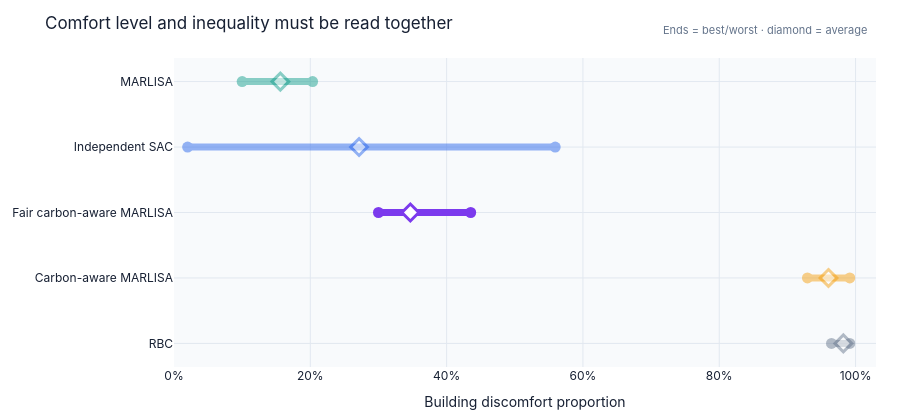

The notebook cell this image was saved under:
### Code cell
def comfort_range_figure(summary: pd.DataFrame, focus: str) -> go.Figure:
    """Best-to-worst comfort ranges with average markers."""
    frame = summary.sort_values("average_discomfort", ascending=False)
    fig = go.Figure()
    for row in frame.itertuples(index=False):
        opacity = 1.0 if row.model == focus else 0.48
        fig.add_trace(
            go.Scatter(
                x=[row.best_discomfort, row.worst_discomfort],
                y=[row.controller, row.controller],
                mode="lines+markers",
                line=dict(color=row.color, width=7),
                marker=dict(color=row.color, size=11),
                opacity=opacity,
                hovertemplate="%{y}<br>%{x:.1%}<extra></extra>",
                showlegend=False,
            )
        )
        fig.add_trace(
            go.Scatter(
                x=[row.average_discomfort],
                y=[row.controller],
                mode="markers",
                marker=dict(
                    color="#FFFFFF",
                    line=dict(color=row.color, width=3),
                    size=13,
                    symbol="diamond",
                ),
                opacity=opacity,
                hovertemplate=(
                    f"{row.controller}<br>Average: "
                    "%{x:.1%}<extra></extra>"
                ),
                showlegend=False,
            )
        )
    fig.add_annotation(
        x=0.99,
        y=1.12,
        xref="paper",
        yref="paper",
        text="Ends = best/worst · diamond = average",
        showarrow=False,
        font=dict(size=11, color="#64748B"),
    )
    fig.update_layout(title="Comfort level and inequality must be read together")
    fig.update_xaxes(
        title="Building discomfort proportion",
        range=[0, 1.03],
        tickformat=".0%",
    )
    fig.update_yaxes(title=None)
    return _base_layout(fig, height=420)

comfort_range_figure_output = comfort_range_figure(summary, focus="fair_carbon_aware_marlisa")
comfort_range_figure_output

### Figure 1 — Plotly figure (JSON) as saved in the notebook; plotly's stock layout.template omitted (floating-point values rounded to 4 significant figures)
{"data": [{"hovertemplate": "%{y}<br>%{x:.1%}<extra></extra>", "line": {"color": "#64748B", "width": 7}, "marker": {"color": "#64748B", "size": 11}, "mode": "lines+markers", "opacity": 0.48, "showlegend": false, "type": "scatter", "x": [0.9647, 0.9915], "y": ["RBC", "RBC"]}, {"hovertemplate": "RBC<br>Average: %{x:.1%}<extra></extra>", "marker": {"color": "#FFFFFF", "line": {"color": "#64748B", "width": 3}, "size": 13, "symbol": "diamond"}, "mode": "markers", "opacity": 0.48, "showlegend": false, "type": "scatter", "x": [0.9821], "y": ["RBC"]}, {"hovertemplate": "%{y}<br>%{x:.1%}<extra></extra>", "line": {"color": "#F59E0B", "width": 7}, "marker": {"color": "#F59E0B", "size": 11}, "mode": "lines+markers", "opacity": 0.48, "showlegend": false, "type": "scatter", "x": [0.9294, 0.9915], "y": ["Carbon-aware MARLISA", "Carbon-aware MARLISA"]}, {"hovertemplate": "Carbon-aware MARLISA<br>Average: %{x:.1%}<extra></extra>", "marker": {"color": "#FFFFFF", "line": {"color": "#F59E0B", "width": 3}, "size": 13, "symbol": "diamond"}, "mode": "markers", "opacity": 0.48, "showlegend": false, "type": "scatter", "x": [0.9603], "y": ["Carbon-aware MARLISA"]}, {"hovertemplate": "%{y}<br>%{x:.1%}<extra></extra>", "line": {"color": "#7C3AED", "width": 7}, "marker": {"color": "#7C3AED", "size": 11}, "mode": "lines+markers", "opacity": 1.0, "showlegend": false, "type": "scatter", "x": [0.3, 0.4353], "y": ["Fair carbon-aware MARLISA", "Fair carbon-aware MARLISA"]}, {"hovertemplate": "Fair carbon-aware MARLISA<br>Average: %{x:.1%}<extra></extra>", "marker": {"color": "#FFFFFF", "line": {"color": "#7C3AED", "width": 3}, "size": 13, "symbol": "diamond"}, "mode": "markers", "opacity": 1.0, "showlegend": false, "type": "scatter", "x": [0.3468], "y": ["Fair carbon-aware MARLISA"]}, {"hovertemplate": "%{y}<br>%{x:.1%}<extra></extra>", "line": {"color": "#2563EB", "width": 7}, "marker": {"color": "#2563EB", "size": 11}, "mode": "lines+markers", "opacity": 0.48, "showlegend": false, "type": "scatter", "x": [0.02, 0.5593], "y": ["Independent SAC", "Independent SAC"]}, {"hovertemplate": "Independent SAC<br>Average: %{x:.1%}<extra></extra>", "marker": {"color": "#FFFFFF", "line": {"color": "#2563EB", "width": 3}, "size": 13, "symbol": "diamond"}, "mode": "markers", "opacity": 0.48, "showlegend": false, "type": "scatter", "x": [0.2715], "y": ["Independent SAC"]}, {"hovertemplate": "%{y}<br>%{x:.1%}<extra></extra>", "line": {"color": "#0F9D8A", "width": 7}, "marker": {"color": "#0F9D8A", "size": 11}, "mode": "lines+markers", "opacity": 0.48, "showlegend": false, "type": "scatter", "x": [0.1, 0.2034], "y": ["MARLISA", "MARLISA"]}, {"hovertemplate": "MARLISA<br>Average: %{x:.1%}<extra></extra>", "marker": {"color": "#FFFFFF", "line": {"color": "#0F9D8A", "width": 3}, "size": 13, "symbol": "diamond"}, "mode": "markers", "opacity": 0.48, "showlegend": false, "type": "scatter", "x": [0.156], "y": ["MARLISA"]}], "layout": {"annotations": [{"font": {"color": "#64748B", "size": 11}, "showarrow": false, "text": "Ends = best/worst · diamond = average", "x": 0.99, "xref": "paper", "y": 1.12, "yref": "paper"}], "font": {"color": "#172033", "family": "Inter, Arial, sans-serif"}, "height": 420, "hoverlabel": {"bgcolor": "#172033", "font": {"color": "#FFFFFF"}}, "legend": {"orientation": "h", "x": 0, "y": 1.02, "yanchor": "bottom"}, "margin": {"b": 50, "l": 54, "r": 24, "t": 58}, "paper_bgcolor": "#FFFFFF", "plot_bgcolor": "#F8FAFC", "title": {"text": "Comfort level and inequality must be read together"}, "xaxis": {"gridcolor": "#E2E8F0", "range": [0, 1.03], "tickformat": ".0%", "title": {"text": "Building discomfort proportion"}, "zeroline": false}, "yaxis": {"gridcolor": "#E2E8F0", "title": {}, "zeroline": false}}}
